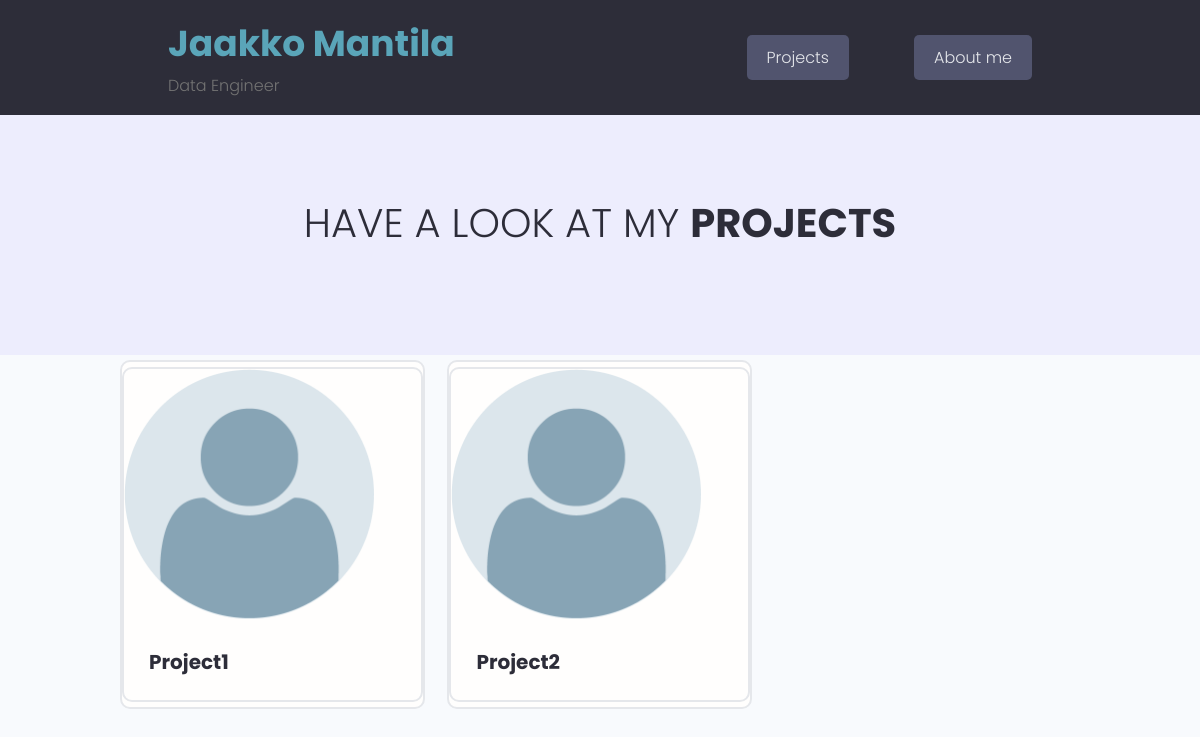
The app's page /, older data.
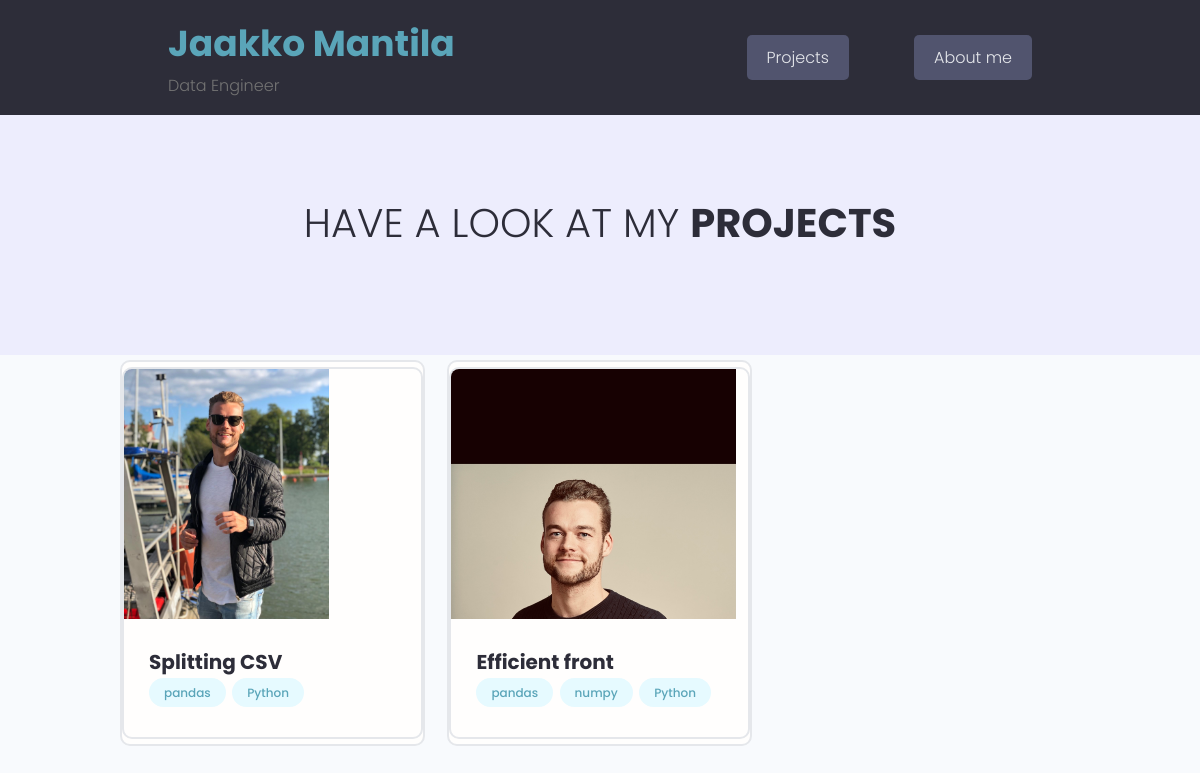
The same page, newer data.
### projects/models.py (models this page shows, shortened)
class Project(models.Model):
    owner = models.ForeignKey(Profile, null=True, blank=True, on_delete=models.SET_NULL)
    title = models.CharField(max_length=200)
    description = models.TextField(null=True, blank=True)
    featured_image = models.ImageField(
        null=True, blank=True, default="default_dude.png")
    demo_link = models.CharField(max_length=2000, null=True, blank=True)
    source_link = models.CharField(max_length=2000, null=True, blank=True)
    tags = models.ManyToManyField('Tag', blank=True)
    created = models.DateTimeField(auto_now_add=True)
    id = models.UUIDField(default=uuid.uuid4, unique=True,
                            primary_key=True, editable=False)

class Tag(models.Model):
    name = models.CharField(max_length=200)
    created = models.DateTimeField(auto_now_add=True)
    id = models.UUIDField(default=uuid.uuid4, unique=True,
                            primary_key=True, editable=False)
    def __str__(self):
        return self.name

### projects/views.py (the view)
# urls.py: path('', include('projects.urls')),
def projects(request):
    projects = Project.objects.all()
    context = {'projects':projects}
    return render(request,'projects/projects.html', context)

### projects/templates/projects/projects.html (shortened to what this page needs)
{% extends 'main.html' %}
{% block content %}
{% load static %}
  <main class="projects">
    <section class="hero-section text-center">
      <div class="container container--narrow">
        <div class="hero-section__box">
          <h2>Have a look at my <span>Projects</span></h2>
        </div>
        </div>
    </section>
    <div class="container">
      <div class="grid grid--three">
      {% for project in projects %}
        <div class="column card">
            <div class="card project">
              <a href="{% url 'project' project.id %}" class="project">
                <img class="project__thumbnail" src={{project.featured_image.url}} alt="project thumbnail" />
                <div class="card__body">
                  <h3 class="project__title">{{project.title}}</h3>
                  <div class="project__tags">
                      {% for tag in project.tags.all %}
                    <span class="tag tag--pill tag--main">
                      <small>{{tag}}</small>
                    </span>
                    {% endfor %}
                  </div>
                </div>
              </a>
            </div>
          </div>
        {% endfor %}
      </div>
    </div>
  </main>
{% endblock content %}

Row changes from the older to the newer data that the page shows:
changed Project: featured_image: picture added in place of a placeholder; title "Project1" → "Splitting CSV"
added Tag: name "pandas"
added Tag: name "Python"
changed Project: featured_image: picture added in place of a placeholder; title "Project2" → "Efficient front"
added Tag: name "numpy", shown under Project "Efficient front"
